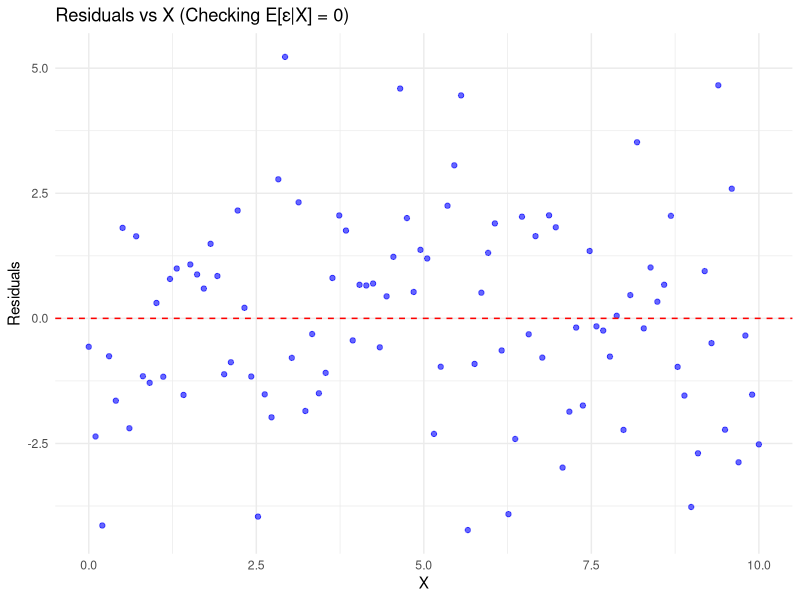

The R script that drew this image:
# Set seed for reproducibility
set.seed(2023)

# Load necessary libraries
library(ggplot2)

# Generate data
n <- 100  # Sample size
X <- seq(0, 10, length.out = n)  # Independent variable
beta_0 <- 2  # True intercept
beta_1 <- 3  # True slope
epsilon <- rnorm(n, mean = 0, sd = 2)  # Random noise

# Compute Y values
Y <- beta_0 + beta_1 * X + epsilon

# Fit OLS model
model <- lm(Y ~ X)

# Extract estimated coefficients
beta_hat <- coef(model)
beta_0_hat <- beta_hat[1]
beta_1_hat <- beta_hat[2]


prd <- data.frame(X = seq(min(X), max(X), length.out = 100))
err <- predict(model, newdata = prd, se.fit = TRUE)


# Compute residuals
residuals <- residuals(model)

# Check the moment condition: Sum of residuals * X should be close to 0
moment_condition <- sum(residuals * X) / n
cat("Moment condition (1/n * Σ ε_i * X_i) ≈", moment_condition, "\n")

# Plot Residuals vs. X
p <- ggplot(data.frame(X, residuals), aes(x = X, y = residuals)) +
  geom_point(color = "blue", alpha = 0.6) +
  geom_hline(yintercept = 0, color = "red", linetype = "dashed") +
  labs(title = "Residuals vs X (Checking E[ε|X] = 0)",
       x = "X",
       y = "Residuals") +
  theme_minimal()

print(p)